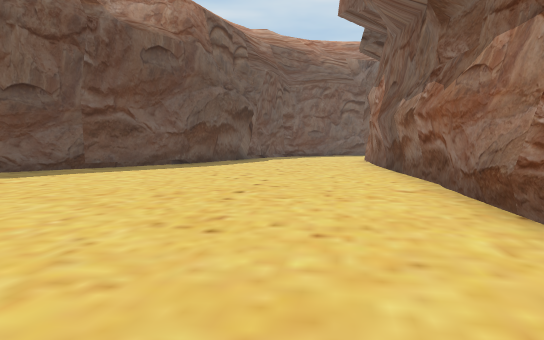
[1] (above)

17 first-person views from a walk through a scene from a Unity 3-D project. The camera is 1.3 m above the floor, tilts 4° down and sees 70° across. The floor is counted in squares, 2 m on a side. Each view is taken from the middle of a square. On the plan, view 1 faces up. The plan holds only what a view shows up to about 11 squares ahead; the rest is blank. The place goes on beyond the plan. The player is left out. Some animated figures are not drawn.

[2]
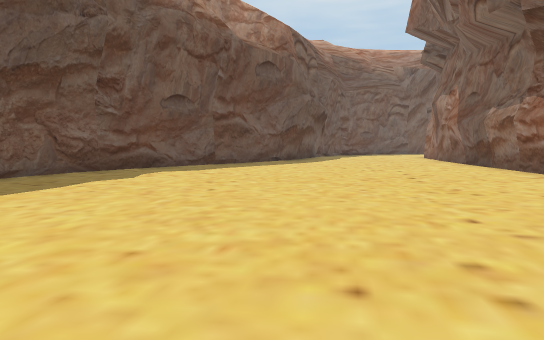

[3]
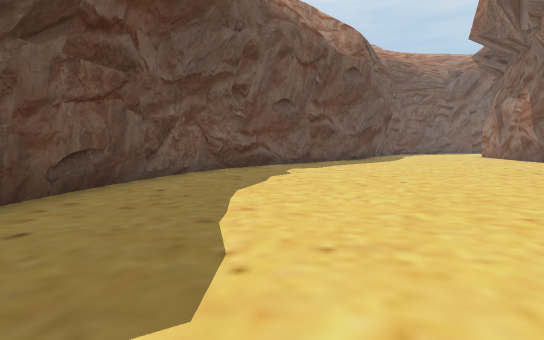

[4]
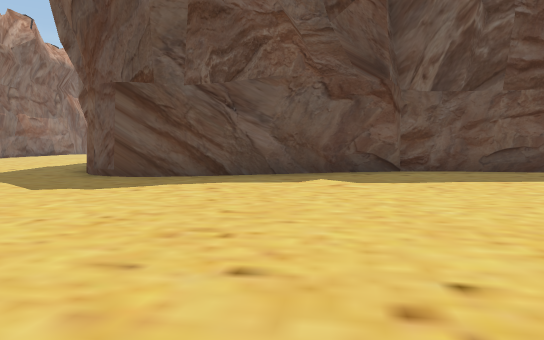

[5]
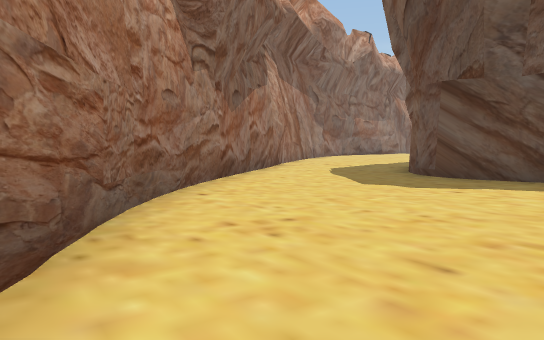

[6]
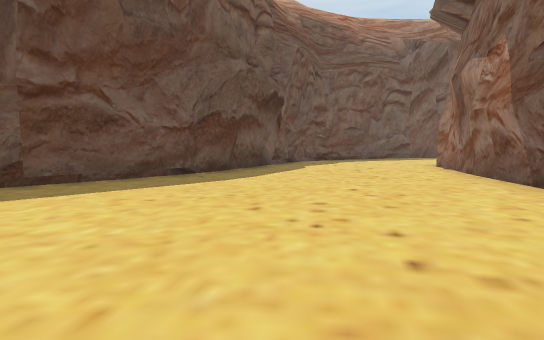

[7]
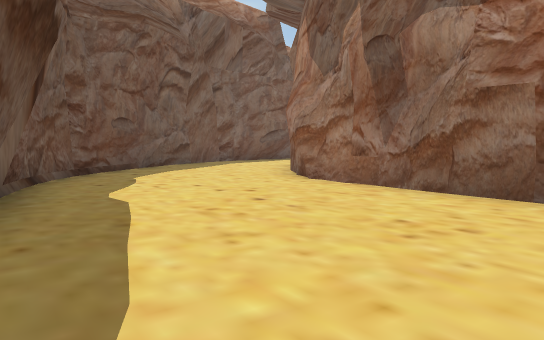

[8]
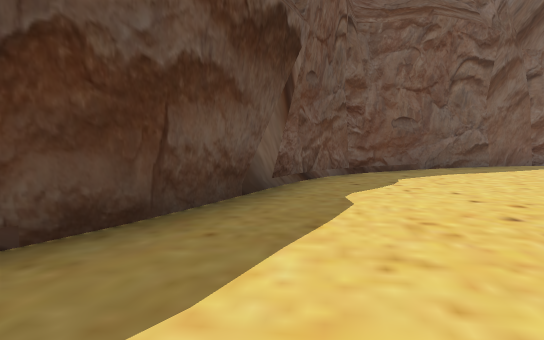

[9]
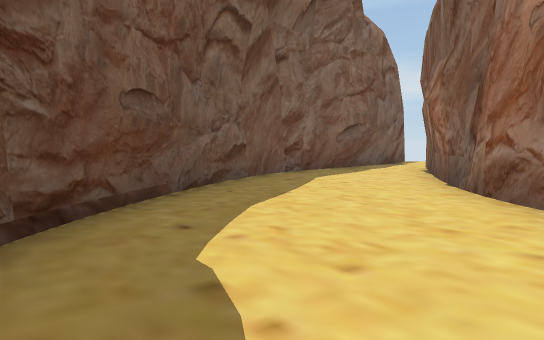

[10]
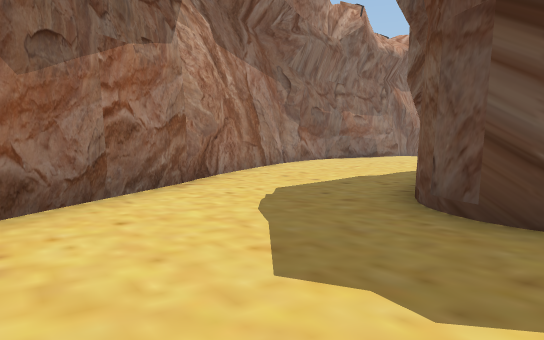

[11]
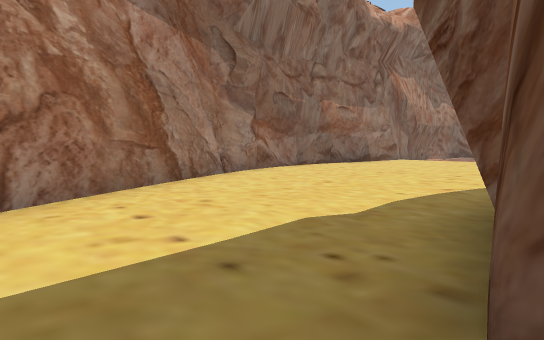

[12]
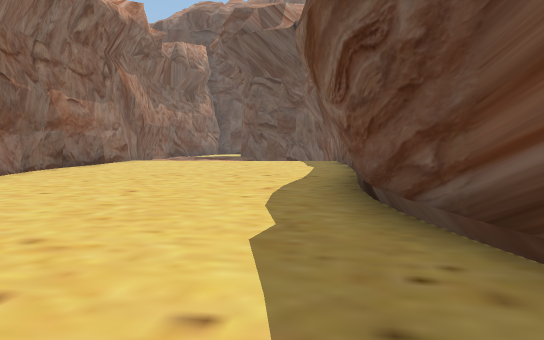

[13]
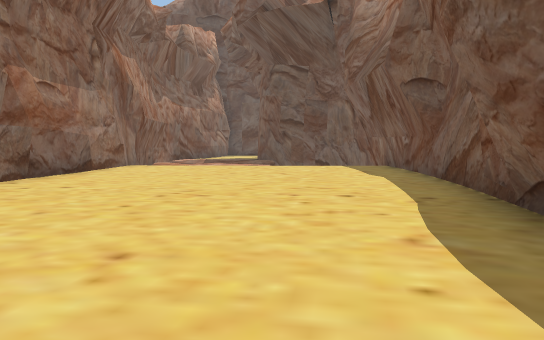

[14]
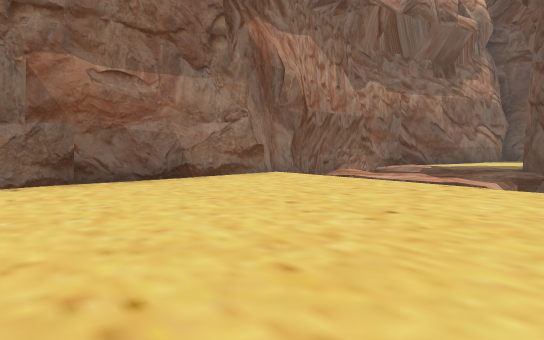

[15]
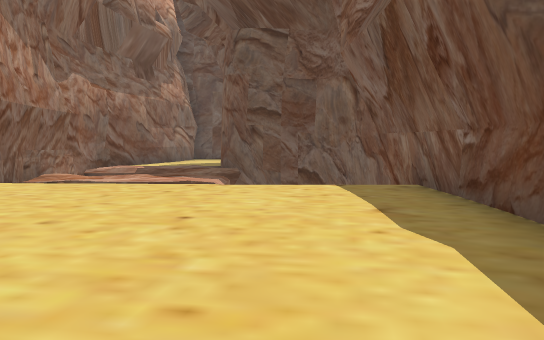

[16]
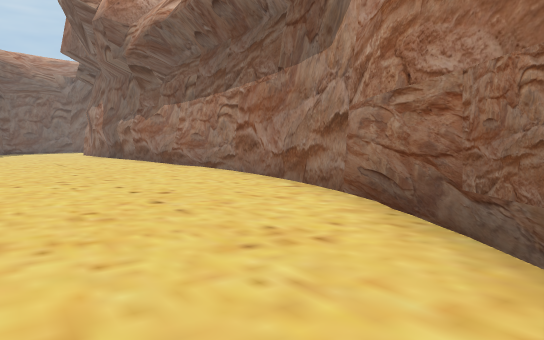

[17]
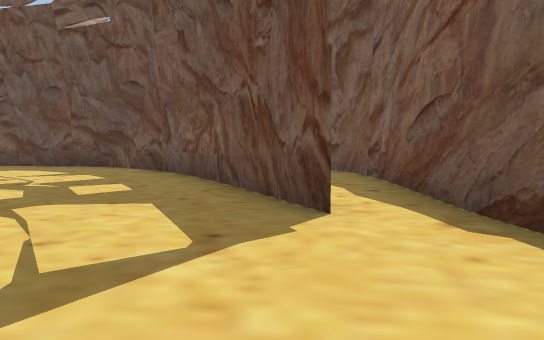

### Floor plan
Key: @ floor where view 1 was taken; # wall or solid block; x gap in a wall; . main floor; - floor 0.25 m lower than the main floor; / step, stairs or slope; = window, fence, low wall or low ledge; v drop or lower ground.
Columns run from 25 left of view 1 to 14 right of it. Each row starts with its distance up from view 1.
 21                              ########
 20                            ###.........
 19                          ###.....###....
 18                         ##......##.....
 17                         #.....###.....
 16                         #....##.....
 15                        ##....#.....
 14                        #....##...
 13                       ##....#...
 12                      ##.....#.
 11                     ##......#
 10                    ##.......#
  9                   ##........#
  8                   #.........#
  7                  ##.........#
  6                  #......... #
  5                 ##.........##
  4                 #..........#
  3                 #..........#
  2                 #..........#
  1                 #..........#
  0                 #........@.#
 -1                 #.........##
 -2                 ##........#
 -3                  #........#
 -4                  #.......##
 -5                  #......##
 -6   #####         ##.....##
 -7  ##/..######  ###.....##
 -8    /.......####......##
 -9    /...............###
-10  v=/.............###
-11  --.............##
-12 x/-...........###
-13 x//.........###
-14 #############

Positions as (right, up) in squares from view 1, and headings:
1: (0, 0), facing up
2: (-3, -2), facing up
3: (-6, -3), facing up
4: (0, -3), facing left
5: (0, -3), facing down-left
6: (-1, 4), facing up
7: (-2, 10), facing up-right
8: (-1, 10), facing up
9: (0, 15), facing up-right
10: (-4, -5), facing down-left
11: (-8, -7), facing down-left
12: (-8, -9), facing left
13: (-11, -10), facing left
14: (-16, -8), facing down-left
15: (-16, -9), facing left
16: (-4, -7), facing up-right
17: (14, 19), facing left
